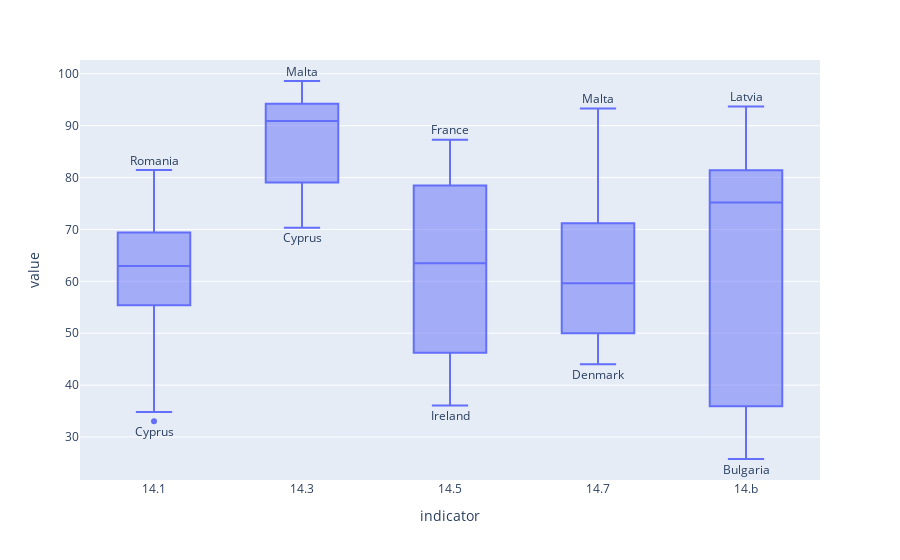

Notebook cell for this chart:
### Code cell
# plot min, max, and EEZ-weigthed average for targets
targetsBox = (
    fullData[fullData.index.isin([2021], level=1)]
    .stack()
    .reset_index()
    .rename(columns={0: "value", "level_2": "indicator"})
)
targetsBox = targetsBox[targetsBox.indicator.isin(list(indicatorsL.keys()))]
# targetAverage = eezAverage.loc[(2021,targets.columns), :].reset_index()

fig = px.box(targetsBox, x="indicator", y="value")
# add Countries in the max and min
# create annotation list, x is the x-axis position of the annotation
annoList = []
x = 0
for s in targetsBox.indicator.unique():
    maxVal = np.max(targetsBox[targetsBox["indicator"] == s]["value"])
    annotation = dict(
        x=x,
        # y position is the max value
        y=np.max(targetsBox[targetsBox["indicator"] == s]["value"]),
        # text is the country/ies with the max value
        text=str(
            targetsBox[
                (targetsBox["value"] == maxVal) & (targetsBox["indicator"] == s)
            ]["Country"].values[0]
        ),
        yshift=10,
        showarrow=False,
    )
    annoList.append(annotation)
    x += 1


x = 0
for s in targetsBox.indicator.unique():
    minVal = np.min(targetsBox[targetsBox["indicator"] == s]["value"])
    annotation = dict(
        x=x,
        y=np.min(targetsBox[targetsBox["indicator"] == s]["value"]),
        text=str(
            targetsBox[
                (targetsBox["value"] == minVal) & (targetsBox["indicator"] == s)
            ]["Country"].values[0]
        ),
        yshift=-10,
        showarrow=False,
    )
    annoList.append(annotation)
    x += 1

fig.update_layout(annotations=annoList)
fig.show()

### Figure 1 — Plotly figure (JSON) as saved in the notebook; plotly's stock layout.template omitted (floating-point values rounded to 4 significant figures)
{"data": [{"alignmentgroup": "True", "hovertemplate": "indicator=%{x}<br>value=%{y}<extra></extra>", "legendgroup": "", "marker": {"color": "#636efa"}, "name": "", "notched": false, "offsetgroup": "", "orientation": "v", "showlegend": false, "type": "box", "x": ["14.1", "14.3", "14.5", "14.7", "14.b", "14.1", "14.3", "14.5", "14.7", "14.b", "14.1", "14.3", "14.5", "14.7", "14.b", "14.1", "14.3", "14.5", "14.7", "14.b", "14.1", "14.3", "14.5", "14.7", "14.b", "14.1", "14.3", "14.5", "14.7", "14.b", "14.1", "14.3", "14.5", "14.7", "14.b", "14.1", "14.3", "14.5", "14.7", "14.b", "14.1", "14.3", "14.5", "14.7", "14.b", "14.1", "14.3", "14.5", "14.7", "14.b", "14.1", "14.3", "14.5", "14.7", "14.b", "14.1", "14.3", "14.5", "14.7", "14.b", "14.1", "14.3", "14.5", "14.7", "14.b", "14.1", "14.3", "14.5", "14.7", "14.b", "14.1", "14.3", "14.5", "14.7", "14.b", "14.1", "14.3", "14.5", "14.7", "14.b", "14.1", "14.3", "14.5", "14.7", "14.b", "14.1", "14.3", "14.5", "14.7", "14.b", "14.1", "14.3", "14.5", "14.7", "14.b", "14.1", "14.3", "14.5", "14.7", "14.b", "14.1", "14.3", "14.5", "14.7", "14.b", "14.1", "14.3", "14.5", "14.7", "14.b"], "x0": " ", "xaxis": "x", "y": [46.34, 77.54, 85.7, 50.76, 77.66, 57.59, 86.71, 46.25, 44.79, 25.76, 58.81, 94.21, 42.74, 74.04, 27.54, 33.04, 70.31, 46.25, 60.25, 33.09, 65.1, 91.34, 66.17, 44.03, 86.54, 78.76, 79.4, 68.95, 55.1, 91.53, 76.58, 83.96, 56.79, 49.99, 78.43, 71.17, 93.63, 87.29, 62.11, 79.38, 69.43, 78.28, 85.95, 75.28, 71.27, 62.46, 90.46, 36.68, 79.97, 74.87, 72.4, 79.05, 36.05, 48.65, 34.14, 59.27, 89.28, 48.15, 71.2, 77.9, 63.46, 96.52, 62.89, 58.97, 93.7, 67.62, 91.76, 78.47, 44.36, 93.18, 34.81, 98.61, 44.21, 93.29, 36.13, 38.86, 78.46, 78.83, 61.97, 68.47, 54.9, 75.81, 70.17, 48.54, 75.55, 64.91, 96.0, 64.13, 83.14, 62.62, 81.44, 95.29, 73.82, 54.37, 33.1, 68.67, 91.91, 55.39, 58.45, 81.4, 62.03, 98.14, 61.93, 64.86, 89.88, 55.4, 92.17, 85.29, 69.38, 35.93], "y0": " ", "yaxis": "y"}], "layout": {"annotations": [{"showarrow": false, "text": "Romania", "x": 0, "y": 81.44, "yshift": 10}, {"showarrow": false, "text": "Malta", "x": 1, "y": 98.61, "yshift": 10}, {"showarrow": false, "text": "France", "x": 2, "y": 87.29, "yshift": 10}, {"showarrow": false, "text": "Malta", "x": 3, "y": 93.29, "yshift": 10}, {"showarrow": false, "text": "Latvia", "x": 4, "y": 93.7, "yshift": 10}, {"showarrow": false, "text": "Cyprus", "x": 0, "y": 33.04, "yshift": -10}, {"showarrow": false, "text": "Cyprus", "x": 1, "y": 70.31, "yshift": -10}, {"showarrow": false, "text": "Ireland", "x": 2, "y": 36.05, "yshift": -10}, {"showarrow": false, "text": "Denmark", "x": 3, "y": 44.03, "yshift": -10}, {"showarrow": false, "text": "Bulgaria", "x": 4, "y": 25.76, "yshift": -10}], "boxmode": "group", "legend": {"tracegroupgap": 0}, "margin": {"t": 60}, "xaxis": {"anchor": "y", "domain": [0, 1], "title": {"text": "indicator"}}, "yaxis": {"anchor": "x", "domain": [0, 1], "title": {"text": "value"}}}}
